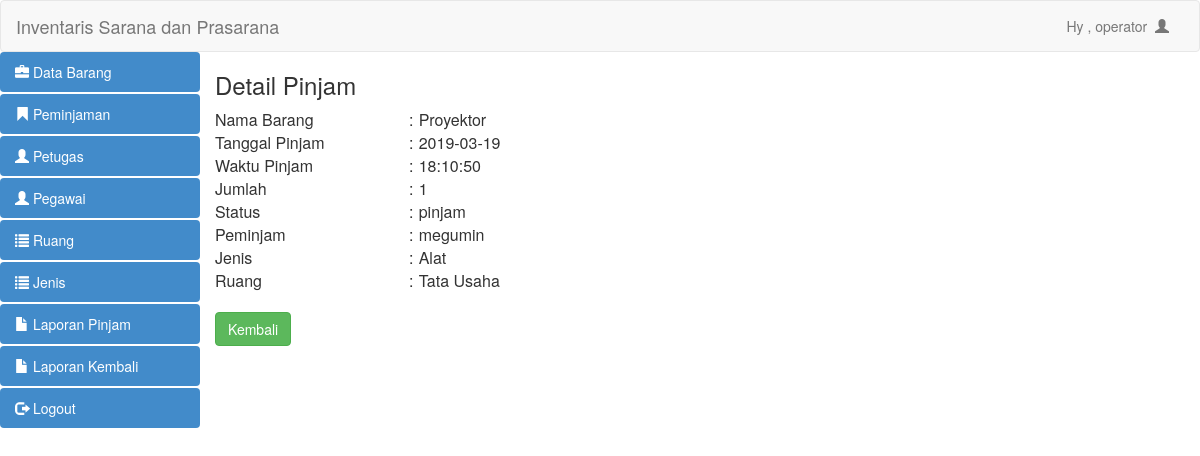
/operator/detail_pinjam.php?id=13 (signed in), run on the app's committed database.
### tables this page shows
CREATE TABLE IF NOT EXISTS `detail_pinjam` (
  `id_detail_pinjam` int(11) NOT NULL AUTO_INCREMENT,
  `id_inventaris` int(11) NOT NULL,
  `jumlah_pinjam` int(11) NOT NULL,
  `id_peminjaman` int(11) NOT NULL,
  PRIMARY KEY (`id_detail_pinjam`),
  KEY `id_inventaris` (`id_inventaris`),
  KEY `id_peminjaman` (`id_peminjaman`),
  CONSTRAINT `detail_pinjam_ibfk_1` FOREIGN KEY (`id_peminjaman`) REFERENCES `peminjaman` (`id_peminjaman`) ON DELETE CASCADE ON UPDATE CASCADE,
  CONSTRAINT `detail_pinjam_ibfk_2` FOREIGN KEY (`id_inventaris`) REFERENCES `inventaris` (`id_inventaris`) ON DELETE CASCADE ON UPDATE CASCADE
);

CREATE TABLE IF NOT EXISTS `inventaris` (
  `id_inventaris` int(11) NOT NULL AUTO_INCREMENT,
  `nama` varchar(50) DEFAULT NULL,
  `kondisi` varchar(50) DEFAULT NULL,
  `keterangan` varchar(50) DEFAULT NULL,
  `jumlah` int(11) DEFAULT NULL,
  `id_jenis` int(11) DEFAULT NULL,
  `tanggal_register` date DEFAULT NULL,
  `id_ruang` int(11) DEFAULT NULL,
  `kode_inventaris` varchar(50) DEFAULT NULL,
  `id_petugas` int(11) DEFAULT NULL,
  PRIMARY KEY (`id_inventaris`),
  KEY `id_ruang` (`id_ruang`),
  KEY `id_petugas` (`id_petugas`),
  KEY `id_jenis` (`id_jenis`),
  CONSTRAINT `inventaris_ibfk_1` FOREIGN KEY (`id_petugas`) REFERENCES `petugas` (`id_petugas`) ON DELETE CASCADE ON UPDATE CASCADE,
  CONSTRAINT `inventaris_ibfk_2` FOREIGN KEY (`id_ruang`) REFERENCES `ruang` (`id_ruang`) ON DELETE CASCADE ON UPDATE CASCADE,
  CONSTRAINT `inventaris_ibfk_3` FOREIGN KEY (`id_jenis`) REFERENCES `jenis` (`id_jenis`) ON DELETE CASCADE ON UPDATE CASCADE
);

CREATE TABLE IF NOT EXISTS `peminjaman` (
  `id_peminjaman` int(11) NOT NULL AUTO_INCREMENT,
  `tanggal_pinjam` date DEFAULT NULL,
  `waktu_pinjam` time DEFAULT NULL,
  `waktu_kembali` time DEFAULT NULL,
  `tanggal_kembali` date DEFAULT NULL,
  `status_peminjaman` varchar(50) DEFAULT NULL,
  `id_pegawai` int(11) DEFAULT NULL,
  PRIMARY KEY (`id_peminjaman`),
  KEY `id_pegawai` (`id_pegawai`),
  CONSTRAINT `peminjaman_ibfk_1` FOREIGN KEY (`id_pegawai`) REFERENCES `pegawai` (`id_pegawai`) ON DELETE CASCADE ON UPDATE CASCADE
);

CREATE TABLE IF NOT EXISTS `pegawai` (
  `id_pegawai` int(11) NOT NULL AUTO_INCREMENT,
  `username` varchar(50) DEFAULT NULL,
  `nama_pegawai` varchar(50) DEFAULT NULL,
  `nip` varchar(50) DEFAULT NULL,
  `alamat` varchar(50) DEFAULT NULL,
  PRIMARY KEY (`id_pegawai`)
);

CREATE TABLE IF NOT EXISTS `jenis` (
  `id_jenis` int(11) NOT NULL AUTO_INCREMENT,
  `nama_jenis` varchar(50) DEFAULT NULL,
  `kode_jenis` varchar(50) DEFAULT NULL,
  `keterangan` varchar(50) DEFAULT NULL,
  PRIMARY KEY (`id_jenis`)
);

CREATE TABLE IF NOT EXISTS `ruang` (
  `id_ruang` int(11) NOT NULL AUTO_INCREMENT,
  `nama_ruang` varchar(50) DEFAULT NULL,
  `kode_ruang` varchar(50) DEFAULT NULL,
  `keterangan` varchar(50) DEFAULT NULL,
  PRIMARY KEY (`id_ruang`)
);

### operator/detail_pinjam.php (the view, shortened to what this page needs)
<?php
include "header.php";
?>
                  <?php
$id = $_GET['id'];
$query = mysql_query("select * from detail_pinjam,peminjaman,inventaris,pegawai,ruang,jenis
where peminjaman.id_pegawai = pegawai.id_pegawai and
detail_pinjam.id_inventaris = inventaris.id_inventaris and peminjaman.status_peminjaman= 'pinjam' and
detail_pinjam.id_peminjaman = peminjaman.id_peminjaman and ruang.id_ruang = inventaris.id_ruang
and jenis.id_jenis = inventaris.id_jenis and detail_pinjam.id_detail_pinjam='$id'");
$data = mysql_fetch_array($query);
?>
                                      <h3>Detail Pinjam</h3>
     <div class="content">
        <table class="table-form" border="0" width="100%" cellpadding="0" cellspacing="0">
            <tr>
                <td width="20%">Nama Barang </td>
                <td width="1%">:</td>
                <td><?php echo $data['nama']; ?></td>
            </tr>
            <tr>
                <td>Tanggal Pinjam</td>
                <td width="1%">:</td>
                <td><?php echo $data['tanggal_pinjam']; ?></td>
            </tr>
            <tr>
                <td>Waktu Pinjam</td>
                <td width="1%">:</td>
               <td><?php echo $data['waktu_pinjam']; ?></td>
            </tr>
            <tr>
                <td>Jumlah</td>
                <td width="1%">:</td>
                <td><?php echo $data['jumlah_pinjam']; ?></td>
            </tr>
            <tr>
                <td>Status</td>
                <td width="1%">:</td>
                <td><?php echo $data['status_peminjaman']; ?></td>
            </tr>
            <tr>
                <td>Peminjam</td>
                <td width="1%">:</td>
                <td><?php echo $data['nama_pegawai']; ?></td>
            </tr>
              <tr>
                <td>Jenis</td>
                <td width="1%">:</td>
                <td><?php echo $data['nama_jenis']; ?></td>
             <tr>
                <td>Ruang</td>
                <td width="1%">:</td>
                <td><?php echo $data['nama_ruang']; ?></td>
            </tr>
        </table>
    </div>
    <br>
<a href="laporan.php" class="btn btn-success">Kembali</a>
<?php
include "footer.php";
?>

### data on the page
detail_pinjam: id_inventaris.nama "Proyektor", id_peminjaman.tanggal_pinjam "2019-03-19", id_peminjaman.waktu_pinjam "18:10:50", jumlah_pinjam "1", id_peminjaman.status_peminjaman "pinjam", pegawai.nama_pegawai "megumin", jenis.nama_jenis "Alat", ruang.nama_ruang "Tata Usaha"

### other printed values
$_SESSION['nama'] "operator"
